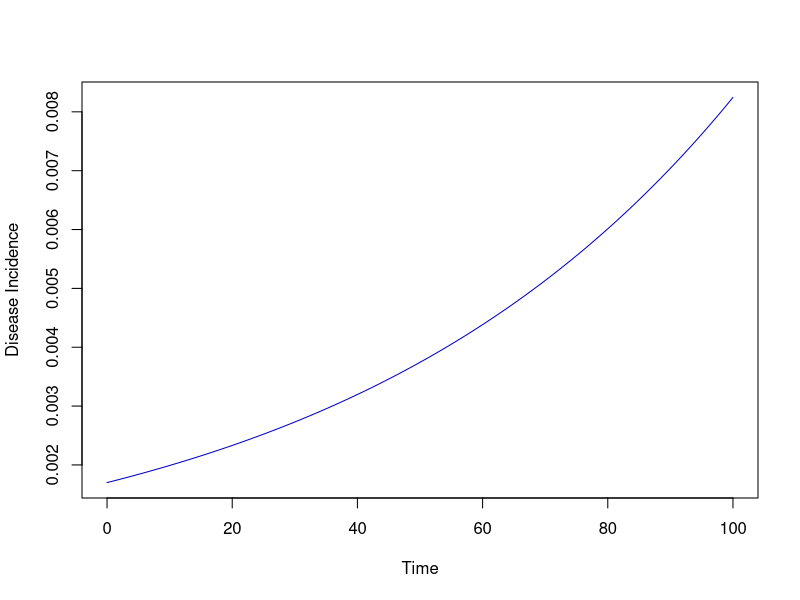
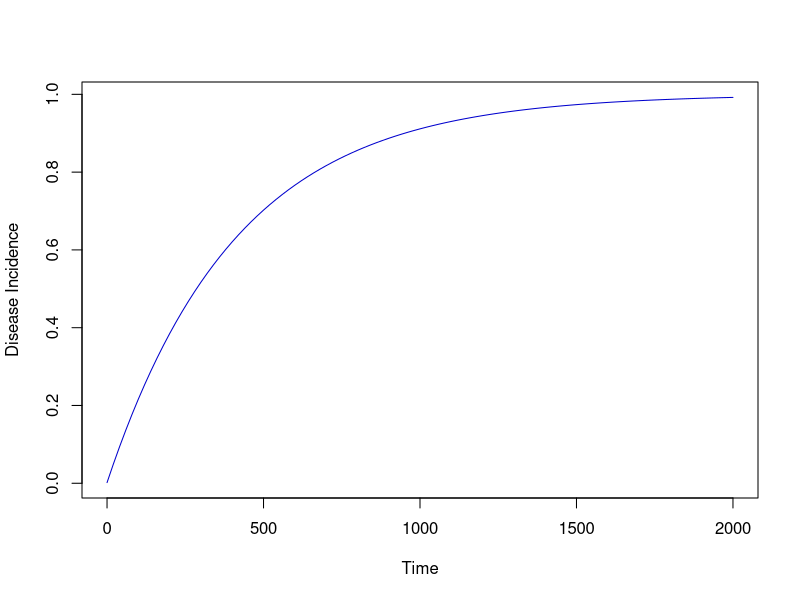
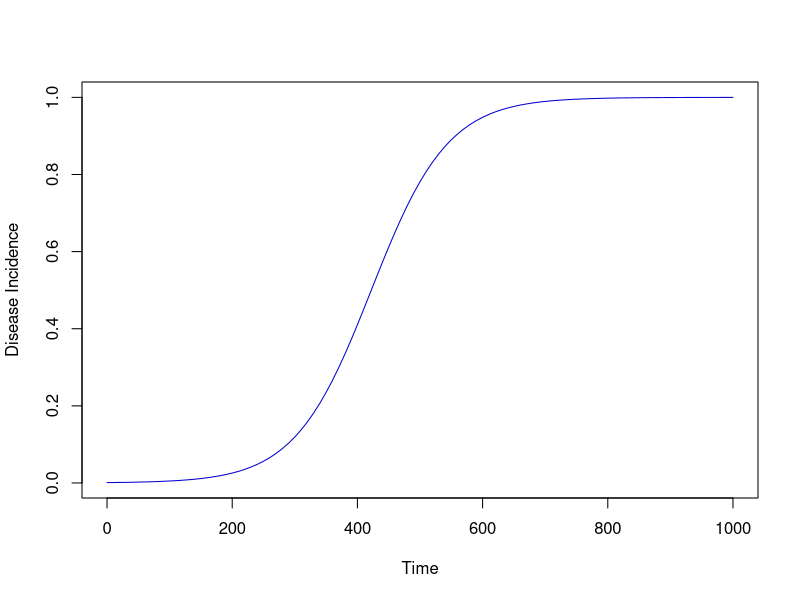
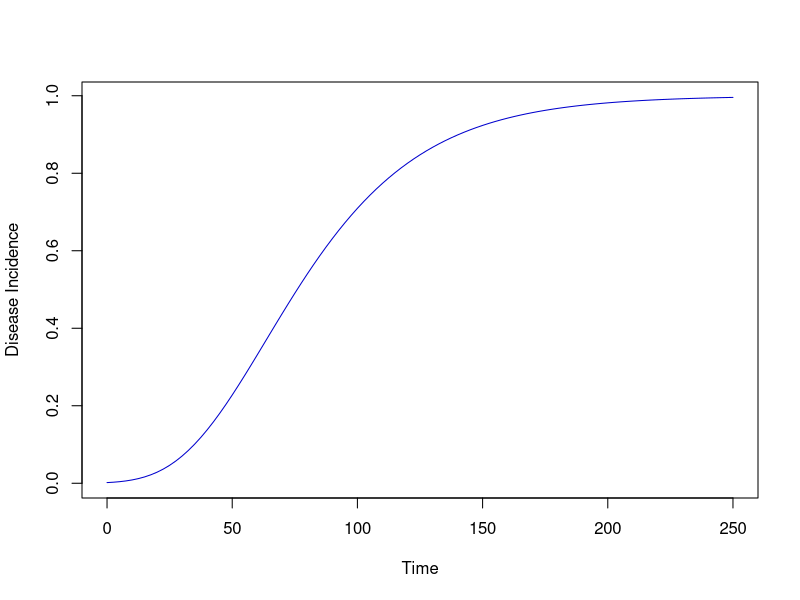
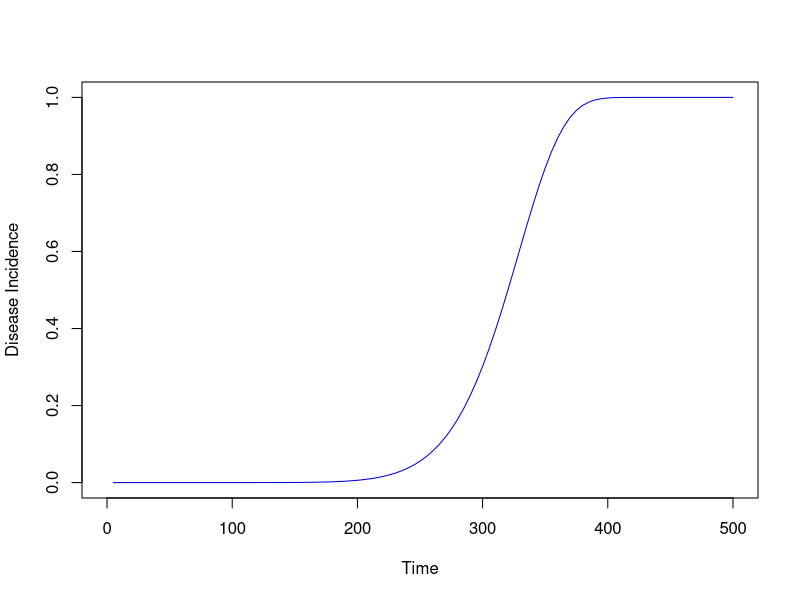

The R source for these figures, in order:
#Exponential Model

## Exponential Model Example
plotexp <- function(y0,r,maxt){
        curve(
        y0*exp(r*x),
        from=0,
        to=maxt,
        xlab='Time',
        ylab='Disease Incidence',
        col='mediumblue')
}
plotexp(0.0017, 0.01579, 100)


#Monomolecular model

## Monomolecular Model Example
plotmono <- function(y0,r,maxt){
        curve(
        1-(1-y0)*exp(-r*x),
        from=0,
        to=maxt,
        xlab='Time',
        ylab='Disease Incidence',
        col='mediumblue')
}
plotmono(0.0017, 0.00242, 2000)


#Logistic model

## Logistic Model Example
plotlog <- function(y0,r,maxt){
        curve(
        1/(1+(1-y0)/y0*exp(-r*x)),
        from=0,
        to=maxt,
        xlab='Time',
        ylab='Disease Incidence',
        col='mediumblue'
        )
}
plotlog(0.001, 0.01636, 1000)


#Gompertz Model

## Gompertz Model Example
plotgomp <- function(y0,r,maxt){
        curve(
        exp(log(y0)*exp(-r*x)),
        from=0, to=maxt, xlab='Time',
        ylab='Disease Incidence',
        col='mediumblue'
        )
}
plotgomp(0.0017,0.02922, 250)


#Weibull Model

## Weibull Model Example
plotweib <- function(a,b,c,maxt){
        curve(
                1-exp(-((x-a)/b)^c),
                from=0,
                to=maxt,
                xlab='Time',
                ylab='Disease Incidence',
                col='mediumblue'
        )
}
plotweib(1, 331.10, 10.04, 500)



#https://www.apsnet.org/edcenter/disimpactmngmnt/topc/EcologyAndEpidemiologyInR/DiseaseProgress/Pages/GrowthModels.aspx
